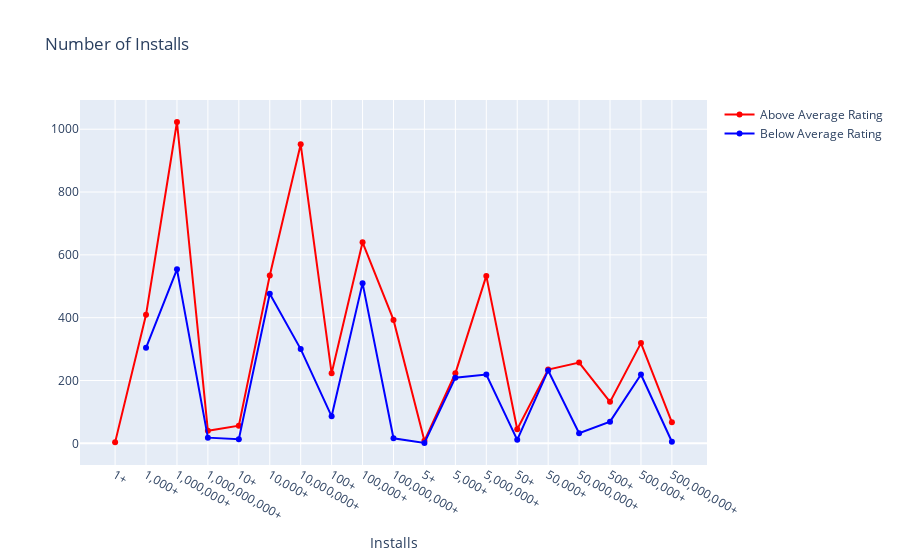

The cell this chart's notebook holds for it:
### Code cell
col='Installs'

v1=rabove[col].value_counts().reset_index()
v1=v1.rename(columns={col:'count','index':col})
v1['percent']=v1['count'].apply(lambda x : 100*x/sum(v1['count']))
v1=v1.sort_values(col)

v2=rbelow[col].value_counts().reset_index()
v2=v2.rename(columns={col:'count','index':col})
v2['percent']=v2['count'].apply(lambda x : 100*x/sum(v2['count']))
v2=v2.sort_values(col)

trace1 = go.Scatter(x=v1[col], y=v1["count"], name="Above Average Rating", marker=dict(color="red"))
trace2 = go.Scatter(x=v2[col], y=v2["count"], name="Below Average Rating", marker=dict(color="blue"))
y = [trace1, trace2]

layout={'title':"Number of Installs",'xaxis':{'title':"Installs"}}
fig = go.Figure(data=y, layout=layout)
iplot(fig)

### Figure 1 — Plotly figure (JSON) as saved in the notebook; plotly's stock layout.template omitted (floating-point values rounded to 4 significant figures)
{"data": [{"marker": {"color": "red"}, "name": "Above Average Rating", "type": "scatter", "x": ["1+", "1,000+", "1,000,000+", "1,000,000,000+", "10+", "10,000+", "10,000,000+", "100+", "100,000+", "100,000,000+", "5+", "5,000+", "5,000,000+", "50+", "50,000+", "50,000,000+", "500+", "500,000+", "500,000,000+"], "y": [3, 409, 1023, 40, 56, 534, 952, 223, 640, 393, 8, 223, 533, 45, 235, 257, 132, 319, 67]}, {"marker": {"color": "blue"}, "name": "Below Average Rating", "type": "scatter", "x": ["1,000+", "1,000,000+", "1,000,000,000+", "10+", "10,000+", "10,000,000+", "100+", "100,000+", "100,000,000+", "5+", "5,000+", "5,000,000+", "50+", "50,000+", "50,000,000+", "500+", "500,000+", "500,000,000+"], "y": [304, 554, 18, 13, 476, 300, 86, 510, 16, 1, 209, 219, 11, 232, 32, 69, 219, 5]}], "layout": {"title": {"text": "Number of Installs"}, "xaxis": {"title": {"text": "Installs"}}}}
